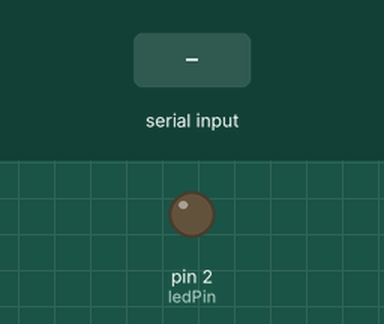
This sketch was run on a simulated Arduino Uno, built with avr-gcc and run on an emulated ATmega328P. On the bench: output pins drawn as LEDs (lit = HIGH). Inputs (shaded band) come from the test bench.

Above: at 1.2 s.
1.3 s: "1" received over Serial
At 2.2 s:
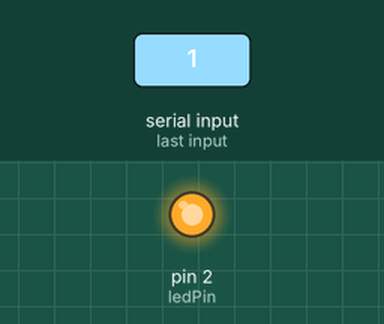
2.8 s: "0" received over Serial
At 3.4 s:
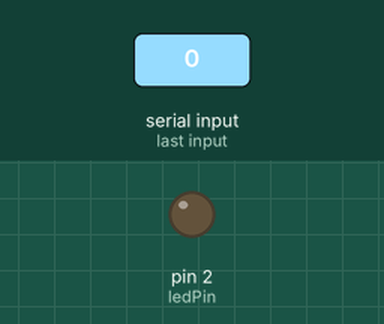
Timing chart, 0 to 5.8 s (numbered marks = the images above; inputs shaded):
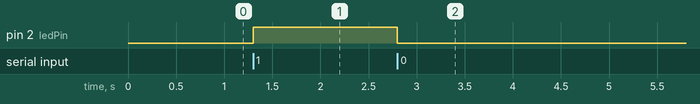

The sketch:

exp_8.ino
```cpp
int ledPin = 2; // Pin for the LED

void setup() {
  Serial.begin(9600); // Initialize serial communication
  pinMode(ledPin, OUTPUT); // Initialize LED pin as output
}

void loop() {
  if (Serial.available() > 0) {
    char command = Serial.read(); // Read the command from serial monitor
    if (command == '0') {
      digitalWrite(ledPin, LOW); // Turn off the LED
    } else if (command == '1') {
      digitalWrite(ledPin, HIGH); // Turn on the LED
    }
  }
}
```

Measured:
- after the input at 1.3 s, pin 2 (ledPin): LOW → HIGH at once
- after the input at 2.8 s, pin 2 (ledPin): HIGH → LOW at once
